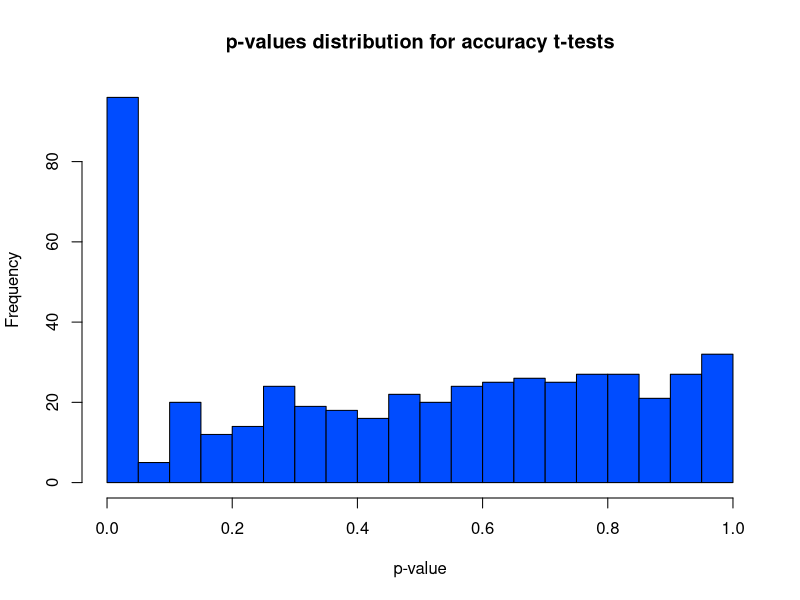
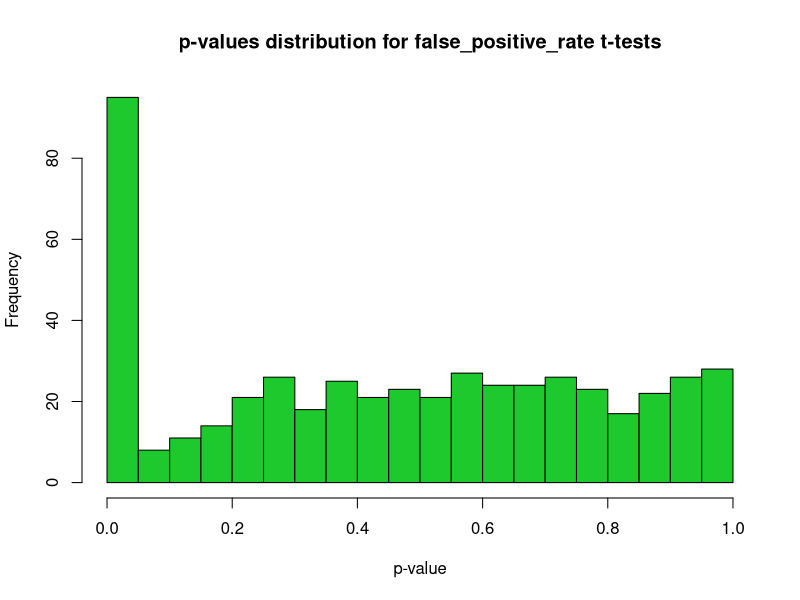
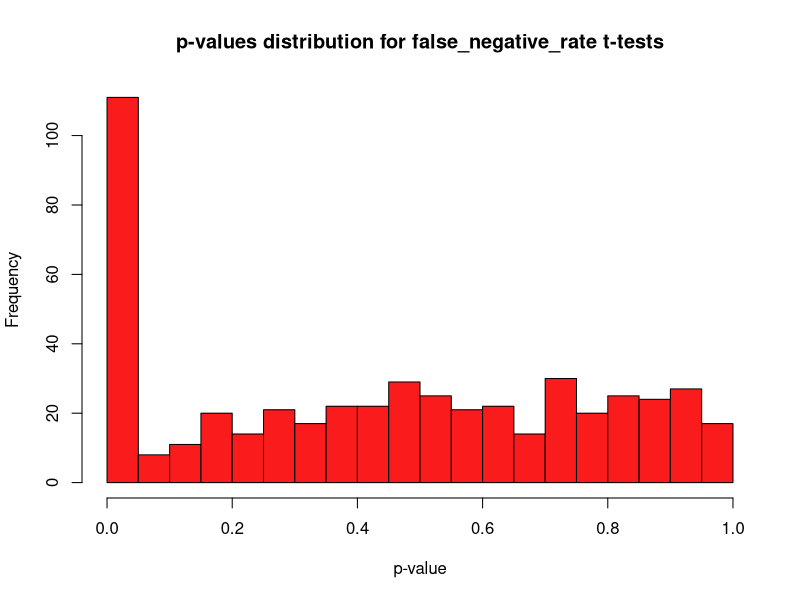

Write the R code that produced these figures, in order.
# DISCLAIMER: DO NOT USE RSTUDIO. We heavily recommend using VSCode as it is an IDE that can run all of this at once

p_values_accuracy <- numeric(500)
p_values_fpr <- numeric(500)
p_values_fnr <- numeric(500)
m <- 94 # Maximum number of prediction models sampled
start <- 20 # Initial sample size
set.seed(123) # Set seed for reproducibility

# Loop for accuracy with sequential stopping
for (i in 1:500) {
  satellite_data <- rbinom(start - 1, 1, 0.5) # Generate a sample with the initial size - 1
  accuracy <- runif(start, min = 0.54, max = 0.91) # Generate the accuracy of this point
  for (j in start:m) {
    satellite_data <- c(rbinom(1, 1, 0.5), satellite_data) # Sample 1 more data point
    accuracy <- c(runif(1, min = 0.54, max = 0.91), accuracy) # Generate the accuracy of this point
    result_1 <- t.test(accuracy[satellite_data == 1], accuracy[satellite_data == 0], var.equal = TRUE, alternative = "greater")
    if (result_1$p.value < 0.05) { # If the p value is significant, stop
      break
    }
  }
  p_values_accuracy[i] = result_1$p.value # Add the p value to the table of accuracies
}

# Loop for false positive rate with sequential stopping
for (i in 1:500) {
  satellite_data <- rbinom(start, 1, 0.5)
  false_positive <- runif(start, min = 0.02, max = 0.45)
  for (j in 1:(m - start)) {
    satellite_data <- c(rbinom(1, 1, 0.5), satellite_data)
    false_positive <- c(runif(1, min = 0.02, max = 0.45), false_positive)
    result_2 <- t.test(false_positive[satellite_data == 1], false_positive[satellite_data == 0], var.equal = TRUE, alternative = "less")
    if (result_2$p.value < 0.05) {
      break
    }
  }
  p_values_fpr[i] = result_2$p.value
}

# Loop for false negative rate with sequential stopping
for (i in 1:500) {
  satellite_data <- rbinom(start, 1, 0.5)
  false_negative <- runif(start, min = 0.01, max = 0.38)
  for (j in 1:(m - start)) {
    satellite_data <- c(rbinom(1, 1, 0.5), satellite_data)
    false_negative <- c(runif(1, min = 0.01, max = 0.38), false_negative)
    result_3 <- t.test(false_negative[satellite_data == 1], false_negative[satellite_data == 0], var.equal = TRUE, alternative = "less")
    if (result_3$p.value < 0.05) {
      break
    }
  }
  p_values_fnr[i] = result_3$p.value
}

# Plot histograms for the p-value distributions
png("p_values_accuracy_qrp.png")
hist(p_values_accuracy, main = "p-values distribution for accuracy t-tests", xlab = "p-value", col = "#004cff", breaks = 20)
dev.off()

png("p_values_fpr_qrp.png")
hist(p_values_fpr, main = "p-values distribution for false_positive_rate t-tests", xlab = "p-value", col = "#1dc92c", breaks = 20)
dev.off()

png("p_values_fnr_qrp.png")
hist(p_values_fnr, main = "p-values distribution for false_negative_rate t-tests", xlab = "p-value", col = "#fa1c1c", breaks = 20)
dev.off()